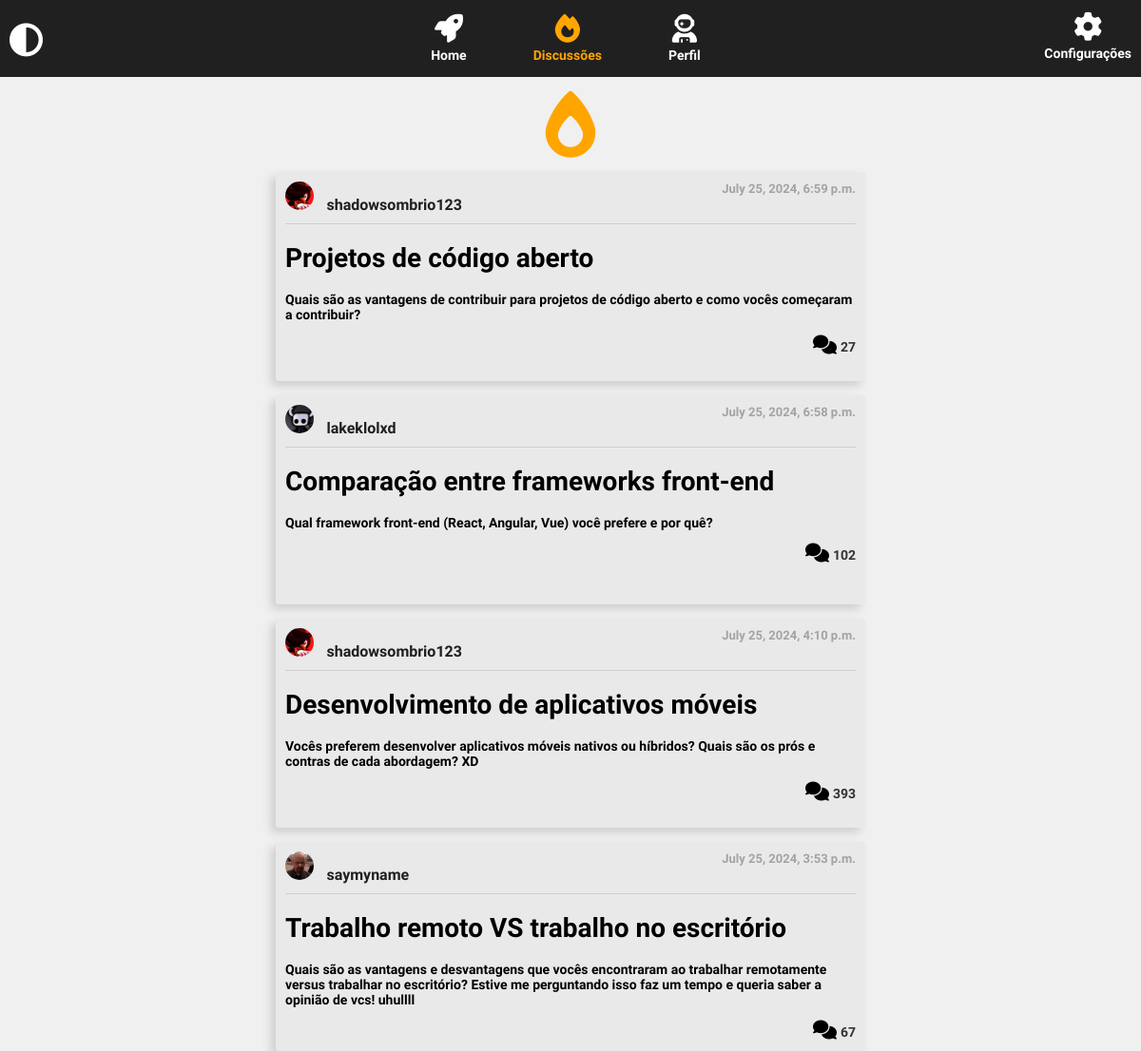
Screenshot of /discussion/ with the database file from the repository.
### orbweb/models.py (models this page shows, shortened)
class DiscussionTopic(models.Model):
    user = models.ForeignKey(UserProfile, on_delete=models.CASCADE)
    title = models.CharField(max_length=100)
    content = models.TextField()
    created_at = models.DateTimeField(auto_now_add=True)
    comments = models.IntegerField(default=0)

class UserProfile(models.Model):
    user = models.OneToOneField(User, on_delete=models.CASCADE, null=True, blank=True)
    profile_pic = models.ImageField(upload_to='media/profile_pics/', blank=True, null=True, default='media/default/default-icon.jpg')
    username = models.CharField(max_length=20, unique=True)
    bio = models.CharField(max_length=150, blank=True, null=True)

### orbweb/views.py (the view)
# urls.py: path('discussion/', views.discussion, name='discussion'),
def discussion(request):
    disc_posts = DiscussionTopic.objects.all().order_by('-id')
    return render(request, 'orbweb/pages/discussion.html', context={
        'disc_posts': disc_posts,
    })

### orbweb/templates/orbweb/pages/discussion.html
{% extends "orbweb/partials/header.html" %}
{% block discussion_content %}
    {% include "orbweb/partials/navbar.html" %}
    <div class="disc-post-content">
        <i class="fa-solid fa-fire-flame-simple"></i>
        {% for post in disc_posts %}
            {% include "orbweb/partials/post_discussion.html" %}
        {% empty %}
            <p>No discussion posts available.</p>
        {% endfor %}
    </div>
{% endblock discussion_content %}

### orbweb/templates/orbweb/partials/post_discussion.html
<div class="disc-div">
    <div class="disc-header">
        {% if post.user.profile_pic %}
            <img src="{{ post.user.profile_pic.url }}" class="profile-pic">
        {% endif %}
        <h2>{{ post.user.username }}</h2>
        <h3>{{ post.created_at }}</h3>
    </div>
    <div class="disc-content">
        <p><h1>{{ post.title }}</h1></p>
        <p>{{ post.content }}</p>
    </div>
    <div class="disc-footer">
        <div class="disc-icons">
            <span class="comment-section">
                <i class="fa-solid fa-comments"></i>
                <span class="comment-count">{{ post.comments }}</span>
            </span>
        </div>
    </div>
</div>

### orbweb/static/orbweb/css/home_style.css (style rules this page uses)
:root { --white_color: #f0f0f0; --box_color: #e9e9e9; --box_shadow: rgb(206, 206, 206); --like_color_hover: rgb(255, 138, 138); --comment_color_hover: rgb(168, 168, 255); --discussion_color: orange; }
body { font-family: "M PLUS Rounded 1c", sans-serif; font-weight: 700; font-style: normal; background-color: var(--white_color); margin: 0; padding: 0; }
.profile-pic { width: 30px; height: 30px; border-radius: 50%; object-fit: contain; }
.like-count, .comment-count { font-size: 14px; color: #333; }
h2 { color: #e9e9e9; margin-top: 20px; justify-content: center; font-size: 23px; }
.disc-post-content { display: flex; flex-direction: column; align-items: center; justify-content: flex-start; width: 100%; }
.fa-fire-flame-simple { font-size: 70px; color: var(--discussion_color); margin-top: 15px; }
.disc-div { background-color: var(--box_color); width: 50%; height: 200px; margin-top: 15px; border-radius: 3px; box-shadow: -5px 5px 10px var(--box_shadow); transition: all 300ms ease-in-out; overflow: hidden; padding: 10px; word-wrap: break-word; overflow-wrap: break-word; }
.disc-header { font-size: 14px; padding-bottom: 10px; border-bottom: 1px solid var(--box_shadow); margin-bottom: 10px; position: relative; }
.disc-header h2 { color: #1f1f1f; margin: 0 10px; font-size: 16px; display: inline-block; }
.disc-header h3 { margin: 0; font-size: 13px; position: absolute; top: 0; right: 0; color: #a3a3a3; }
.disc-content { font-size: 14px; }
.disc-footer { position: relative; display: flex; justify-content: end; margin-top: 10px; }
.disc-icons { display: flex; gap: 15px; }
.disc-icons i { font-size: 20px; cursor: pointer; transition: color 0.3s; }
.comment-count { font-size: 14px; color: #333; }

### rows the page displays
DiscussionTopic: user.profile_pic (picture), user.username "shadowsombrio123", created_at "July 25, 2024, 6:59 p.m.", title "Projetos de código aberto", content "Quais são as vantagens de contribuir para projetos de código aberto e como vocês começaram a contribuir?", comments "27"
DiscussionTopic: user.profile_pic (picture), user.username "lakeklolxd", created_at "July 25, 2024, 6:58 p.m.", title "Comparação entre frameworks front-end", content "Qual framework front-end (React, Angular, Vue) você prefere e por quê?", comments "102"
DiscussionTopic: user.profile_pic (picture), user.username "shadowsombrio123", created_at "July 25, 2024, 4:10 p.m.", title "Desenvolvimento de aplicativos móveis", content "Vocês preferem desenvolver aplicativos móveis nativos ou híbridos? Quais são os prós e contras de cada abordagem? XD", comments "393"
DiscussionTopic: user.profile_pic (picture), user.username "saymyname", created_at "July 25, 2024, 3:53 p.m.", title "Trabalho remoto VS trabalho no escritório", content "Quais são as vantagens e desvantagens que vocês encontraram ao trabalhar remotamente versus trabalhar no escritório? Estive me perguntando isso faz um tempo e queria saber a opinião de vcs! uhullll", comments "67"
